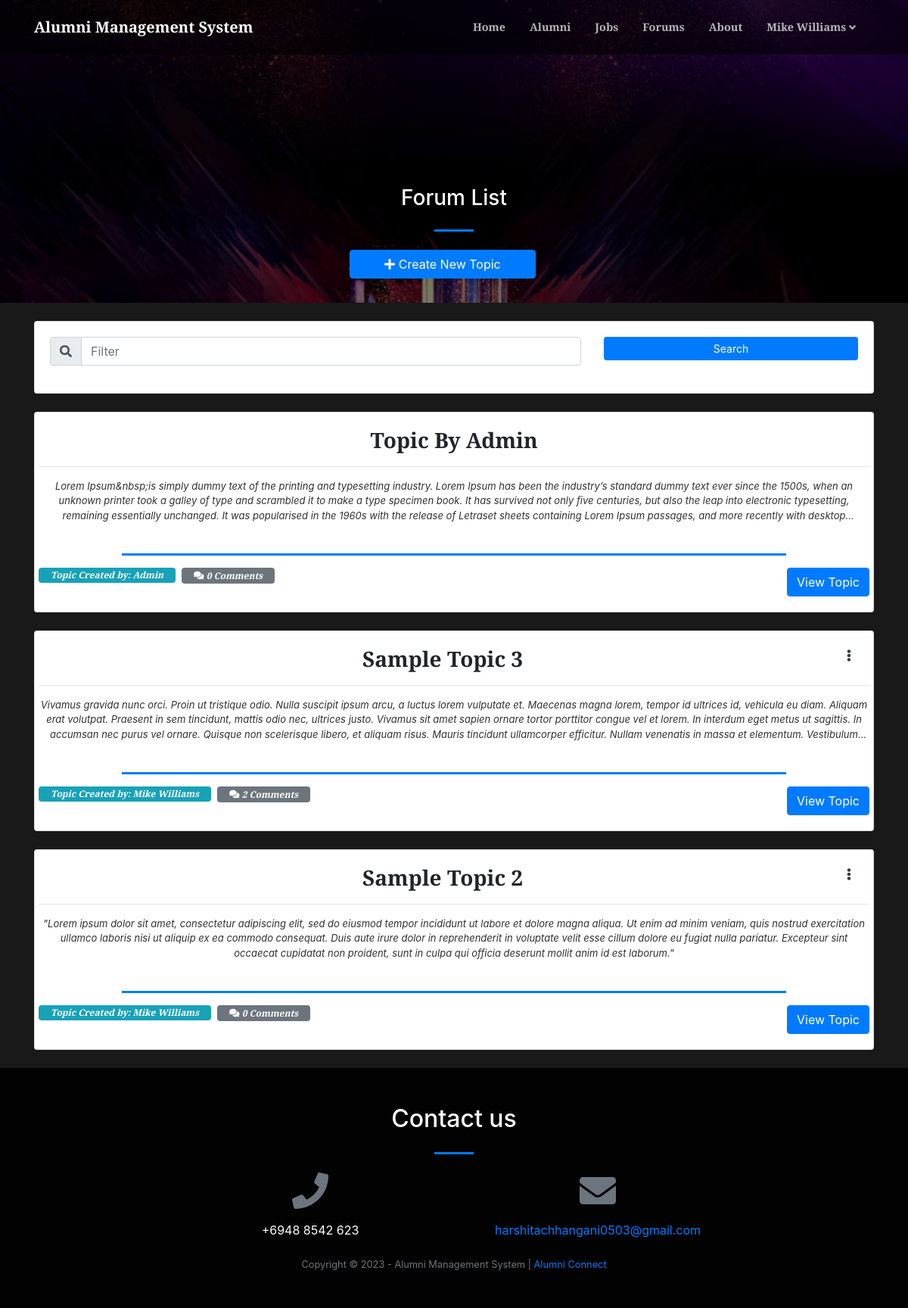
The page /index.php?page=forum (signed in) on the database its author committed.
### tables this page shows
CREATE TABLE `forum_topics` (
  `id` int(30) NOT NULL,
  `title` varchar(250) NOT NULL,
  `description` text NOT NULL,
  `user_id` int(30) NOT NULL,
  `date_created` datetime NOT NULL DEFAULT current_timestamp()
);

CREATE TABLE `users` (
  `id` int(30) NOT NULL,
  `name` text NOT NULL,
  `username` varchar(200) NOT NULL,
  `password` text NOT NULL,
  `type` tinyint(1) NOT NULL DEFAULT 3 COMMENT '1=Admin,2=Alumni officer, 3= alumnus',
  `auto_generated_pass` text NOT NULL,
  `alumnus_id` int(30) NOT NULL
);

### forum.php (the view, shortened to what this page needs)
<?php
include 'admin/db_connect.php';
?>
<header class="masthead">
    <div class="container-fluid h-100">
        <div class="row h-100 align-items-center justify-content-center text-center">
            <div class="col-lg-8 align-self-end mb-4 page-title">
                <h3 class="text-white">Forum List</h3>
                <hr class="divider my-4" />
            <div class="row col-md-12 mb-2 justify-content-center">
                    <button class="btn btn-primary btn-block col-sm-4" type="button" id="new_forum"><i class="fa fa-plus"></i> Create New Topic</button>
            </div>
            </div>
        </div>
    </div>
</header>
<div class="container mt-3 pt-2">
    <div class="card mb-4">
        <div class="card-body">
            <div class="row">
                <div class="col-md-8">
                    <div class="input-group mb-3">
                      <div class="input-group-prepend">
                        <span class="input-group-text" id="filter-field"><i class="fa fa-search"></i></span>
                      </div>
                      <input type="text" class="form-control" id="filter" placeholder="Filter" aria-label="Filter" aria-describedby="filter-field">
                    </div>
                </div>
                <div class="col-md-4">
                    <button class="btn btn-primary btn-block btn-sm" id="search">Search</button>
                </div>
            </div>
        </div>
    </div>
   <?php
    $event = $conn->query("SELECT f.*,u.name from forum_topics f inner join users u on u.id = f.user_id order by f.id desc");
    while($row = $event->fetch_assoc()):
        $trans = get_html_translation_table(HTML_ENTITIES,ENT_QUOTES);
        unset($trans["\""], $trans["<"], $trans[">"], $trans["<h2"]);
        $desc = strtr(html_entity_decode($row['description']),$trans);
        $desc=str_replace(array("<li>","</li>"), array("",","), $desc);
        $count_comments = $conn->query("SELECT * FROM forum_comments where topic_id = ".$row['id'])->num_rows;
    ?>
    <div class="card Forum-list" data-id="<?php echo $row['id'] ?>">
        <div class="card-body">
            <div class="row  align-items-center justify-content-center text-center h-100">
                <div class="">
                    <?php if($_SESSION['login_id'] == $row['user_id']): ?>
                    <div class="dropdown float-right mr-4">
                      <a class="text-dark" href="javascript:void(0)" id="dropdownMenuButton" data-toggle="dropdown" aria-haspopup="true" aria-expanded="false">
                        <span class="fa fa-ellipsis-v"></span>
                      </a>
                    </div>
                    <?php endif; ?>
                    <h3><b class="filter-txt"><?php echo ucwords($row['title']) ?></b></h3>
                    <hr>
                    <larger class="truncate filter-txt"><?php echo strip_tags($desc) ?></larger>
                    <br>
                    <hr class="divider"  style="max-width: calc(80%)">
                    <span class="badge badge-info float-left px-3 pt-1 pb-1">
                        <b><i>Topic Created by: <span class="filter-txt"><?php echo $row['name'] ?></span></i></b>
                    </span>
                     <span class="badge badge-secondary float-left px-3 pt-1 pb-1 ml-2">
                        <b><i class="fa fa-comments"></i> <i><?php echo $count_comments ?> Comments</i></b>
                    </span>
                    <button class="btn btn-primary float-right view_topic" data-id="<?php echo $row['id'] ?>">View Topic</button>
                </div>
            </div>
        </div>
    </div>
    <br>
    <?php endwhile; ?>
</div>

### forum.php (style rules this page uses)
header.masthead,header.masthead:before { min-height: 50vh !important; height: 50vh !important }
.masthead { min-height: 23vh !important; height: 23vh !important; }
.masthead:before { min-height: 23vh !important; height: 23vh !important; }

### rows shown on the page
forum_topics: title "Topic By Admin", description "Lorem Ipsum&nbsp;is simply dummy text of the printing and typesetting industry. Lorem Ipsum has been the industry’s standard dummy text ever since the 1500s, when an unknown printer took a galley of type and scrambled it to make a type specimen book. It has survived not only five centuries, but also the leap into electronic typesetting, remaining essentially unchanged. It was popularised in the 1960s with the release of Letraset sheets containing Lorem Ipsum passages, and more recently with…", user.name "Admin", count_comments "0"
forum_topics: title "Sample Topic 3", description "Vivamus gravida nunc orci. Proin ut tristique odio. Nulla suscipit ipsum arcu, a luctus lorem vulputate et. Maecenas magna lorem, tempor id ultrices id, vehicula eu diam. Aliquam erat volutpat. Praesent in sem tincidunt, mattis odio nec, ultrices justo. Vivamus sit amet sapien ornare tortor porttitor congue vel et lorem. In interdum eget metus ut sagittis. In accumsan nec purus vel ornare. Quisque non scelerisque libero, et aliquam risus. Mauris tincidunt ullamcorper efficitur. Nullam venenatis in massa et elementum.…", user.name "Mike Williams", count_comments "2"
forum_topics: title "Sample Topic 2", description "\"Lorem ipsum dolor sit amet, consectetur adipiscing elit, sed do eiusmod tempor incididunt ut labore et dolore magna aliqua. Ut enim ad minim veniam, quis nostrud exercitation ullamco laboris nisi ut aliquip ex ea commodo consequat. Duis aute irure dolor in reprehenderit in voluptate velit esse cillum dolore eu fugiat nulla pariatur. Excepteur sint occaecat cupidatat non proident, sunt in culpa qui officia deserunt mollit anim id est laborum.\"", user.name "Mike Williams", count_comments "0"

### other values the page prints
$_SESSION['system']['name'] "Alumni Management System"
$_SESSION['login_name'] "Mike Williams"
$_SESSION['system']['contact'] "+6948 8542 623"
$_SESSION['system']['email'] "harshitachhangani0503@gmail.com"
